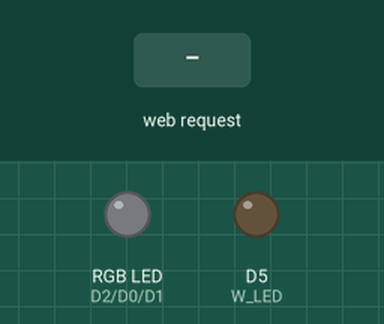
A sketch run on a simulated ESP8266 (NodeMCU). On the bench: an RGB LED mixed from three pins (HIGH = lit), output pins drawn as LEDs (lit = HIGH). The inputs (shaded band) are chosen by the test bench. Dim RGB values are drawn brighter than linear; WiFi joins after 1.5 s; servers stay silent unless stated; storage starts empty.

Above: at 2.7 s.
2.8 s: HTTP request GET /rgbw?red=120 received
At 3.5 s:
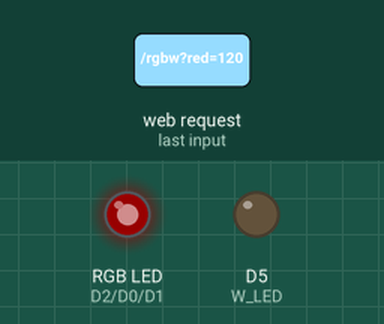
4.3 s: HTTP request GET /rgbw?green=1 received
At 4.6 s:
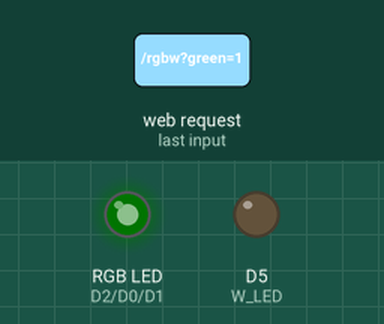
5.8 s: HTTP request GET /rgbw?green=120 received
At 7.0 s:
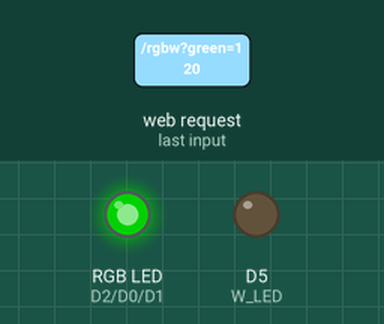
7.3 s: HTTP request GET /rgbw?download=120&red=120&green=120 received
At 8.1 s:
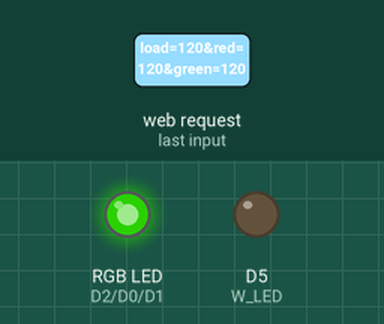
8.8 s: HTTP request GET /rgb?green=1 received
At 9.3 s:
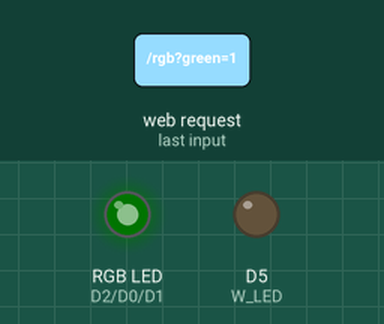
10.3 s: HTTP request GET /rgb?green=120 received
At 11.6 s:
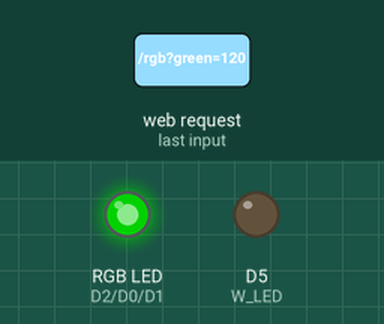
Timing chart, 0 to 12.8 s (numbered marks = the images above; inputs shaded):
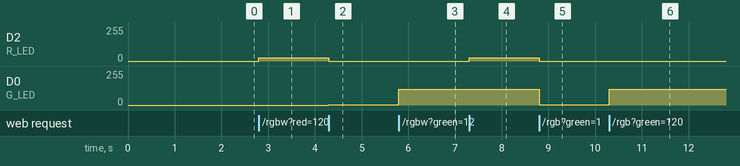

The sketch:

iLoveLamp.ino
```cpp
#include <ESP8266WiFi.h>
#include <WiFiClient.h>
#include <ESP8266WebServer.h>
#include <ESP8266mDNS.h>
#include <FS.h>

// All of the lights
#define R_LED D2
#define G_LED D0
#define B_LED D1
#define W_LED D5

// Wifi shit
const char* ssid = "...";
const char* password = "...";
const char* host = "iLoveLamp";

// Setup our web server
ESP8266WebServer server(80);

/**
 * Examines the extension of the file being served and
 * then attaches the correct http header to the response
 */
String getContentType(String filename){
    if(server.hasArg("download")) return "application/octet-stream";
    else if(filename.endsWith(".htm")) return "text/html";
    else if(filename.endsWith(".html")) return "text/html";
    else if(filename.endsWith(".css")) return "text/css";
    else if(filename.endsWith(".js")) return "application/javascript";
    else if(filename.endsWith(".png")) return "image/png";
    else if(filename.endsWith(".gif")) return "image/gif";
    else if(filename.endsWith(".jpg")) return "image/jpeg";
    else if(filename.endsWith(".ico")) return "image/x-icon";
    else if(filename.endsWith(".xml")) return "text/xml";
    else if(filename.endsWith(".pdf")) return "application/x-pdf";
    else if(filename.endsWith(".zip")) return "application/x-zip";
    else if(filename.endsWith(".gz")) return "application/x-gzip";
    return "text/plain";
}

/**
 * Attemps to read from the file system at the given path.
 * If there path is "/", the default index.htm will be used.
 * If the file is not found, a false flag is returned.
 */
bool handleFileRead(String path){

    if(path.endsWith("/")) {
        path += "index.htm";
    }

    String contentType = getContentType(path);
    String pathWithGz = path + ".gz";

    if(SPIFFS.exists(pathWithGz) || SPIFFS.exists(path)){
        if(SPIFFS.exists(pathWithGz)) {
            path += ".gz";
        }
        File file = SPIFFS.open(path, "r");
        size_t sent = server.streamFile(file, contentType);
        file.close();
        return true;
    }

    return false;
}

/**
 * Executed when the hardware is initialized, this function
 * initiatis the lights, the file system, and the web server.
 */
void setup() {
    // Setting the lED pins to be output pins
    pinMode(R_LED, OUTPUT); // Red
    pinMode(G_LED, OUTPUT); // Green
    pinMode(B_LED, OUTPUT); // Blue
    pinMode(W_LED, OUTPUT); // White

    // Start files system
    SPIFFS.begin();

    // Attempting to connect to the specified WIFI access point.
    if (String(WiFi.SSID()) != String(ssid)) {
      WiFi.begin(ssid, password);
    }

    // Keep an eye on the connection status while it's
    // being negotiated with the access point.
    while (WiFi.status() != WL_CONNECTED) {
        delay(500);
    }

    // Get a DNS configuration from the host
    MDNS.begin(host);

    // accept the color in RGB and generate a white value
    server.on("/rgbw", []() {
        String red=server.arg("red");
        int redVal = red.toInt();

        String green=server.arg("green");
        int greenVal = green.toInt();

        String blue=server.arg("blue");
        int blueVal = blue.toInt();

        // Find the minimum rgb value and use that for white
        // http://nouvoyance.com/files/pdf/Adding-a-White.pdf
        // It works.. aight...
        int whiteVal = redVal < greenVal ? redVal : greenVal;
        whiteVal = whiteVal < blueVal ? whiteVal : blueVal;

        // todo: Add a check for a 'white' arg and override the generated value

        engageLightRGBW(redVal, greenVal, blueVal, whiteVal);
        server.send(200, "text/plain", "LED set in RGBW");
    });

    // accept the color in RGB and don't use white
    server.on("/rgb", []() {
        String red=server.arg("red");
        int redVal = red.toInt();

        String green=server.arg("green");
        int greenVal = green.toInt();

        String blue=server.arg("blue");
        int blueVal = blue.toInt();

        engageLightRGB(redVal, greenVal, blueVal);
        server.send(200, "text/plain", "LED set in RGB");
    });

    // Attempt to read the file, if it's not found then 404 out
    server.onNotFound([](){
        if(!handleFileRead(server.uri()))
        server.send(404, "text/plain", "FileNotFound");
    });
    server.begin();
}

/**
 * Executed each cycle on the hardware to keep the server
 * checking for new requests
 */
void loop() {
    server.handleClient();
}

// Color and light things
/**
 * Writes a set of RGBW values to the lights
 */
void engageLightRGB(int red, int green, int blue) {
  engageLightRGBW(red, green, blue, 0);
}

void engageLightRGBW(int red, int green, int blue, int white) {
  // Quick hack fix for the red overpowering everything.
  // This brings the yellows/blues/greens back into line
  // and doesn't seem to affect the reds/pinks too much
  red = (int)((float)red * 0.2f);

  analogWrite(R_LED, red);
  analogWrite(G_LED, green);
  analogWrite(B_LED, blue);
  analogWrite(W_LED, white);
}
```

Measured:
- after the input at 2.8 s, D2 (R_LED): 0/255 → 24/255 at once
- after the input at 4.3 s, D2 (R_LED): 24/255 → 0/255 at once; D0 (G_LED): 0/255 → 1/255 at once
- after the input at 5.8 s, D0 (G_LED): 1/255 → 120/255 at once
- after the input at 7.3 s, D2 (R_LED): 0/255 → 24/255 at once
- after the input at 8.8 s, D2 (R_LED): 24/255 → 0/255 at once; D0 (G_LED): 120/255 → 1/255 at once
- after the input at 10.3 s, D0 (G_LED): 1/255 → 120/255 at once
